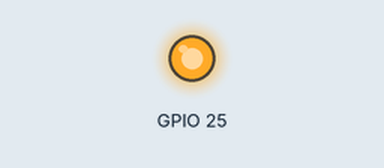
Simulated run of this sketch. Board: ESP32. Parts: output pins drawn as LEDs (lit = HIGH).

Above: at 2.5 s.
At 7.5 s:
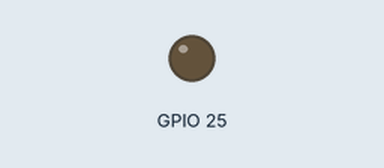
Timing chart, 0 to 13.0 s (numbered marks = the images above):
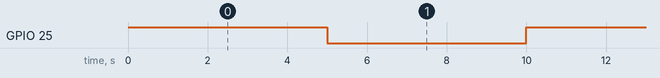

The sketch:

speaker.ino
```cpp
void setup(){
    pinMode(25, OUTPUT);
}
void loop(){
    digitalWrite(25, HIGH);
    delay(5000);
    digitalWrite(25, LOW);
    delay(5000);
}
```

Measured:
- by itself, GPIO 25: alternates HIGH for 5.0 s and LOW for 5.0 s
